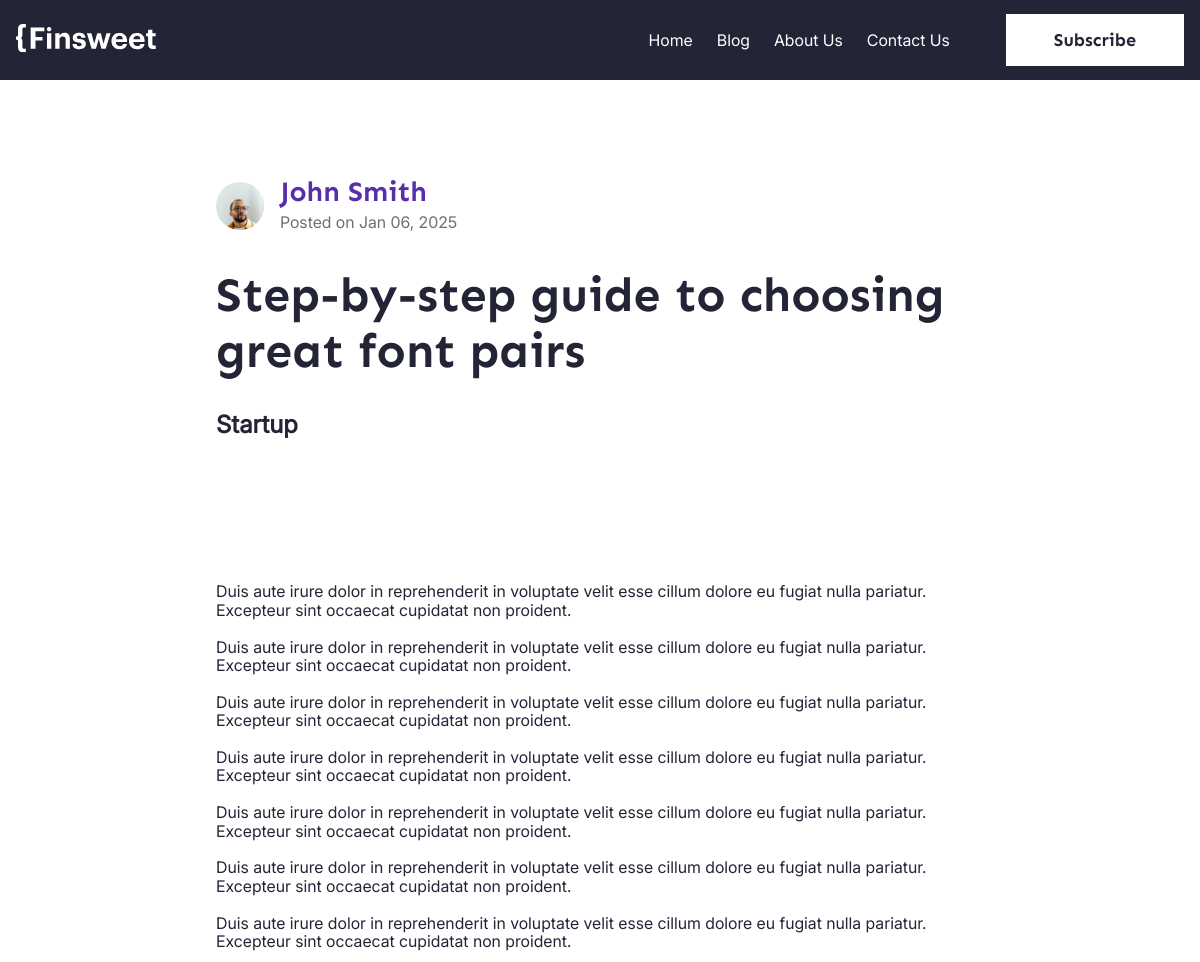
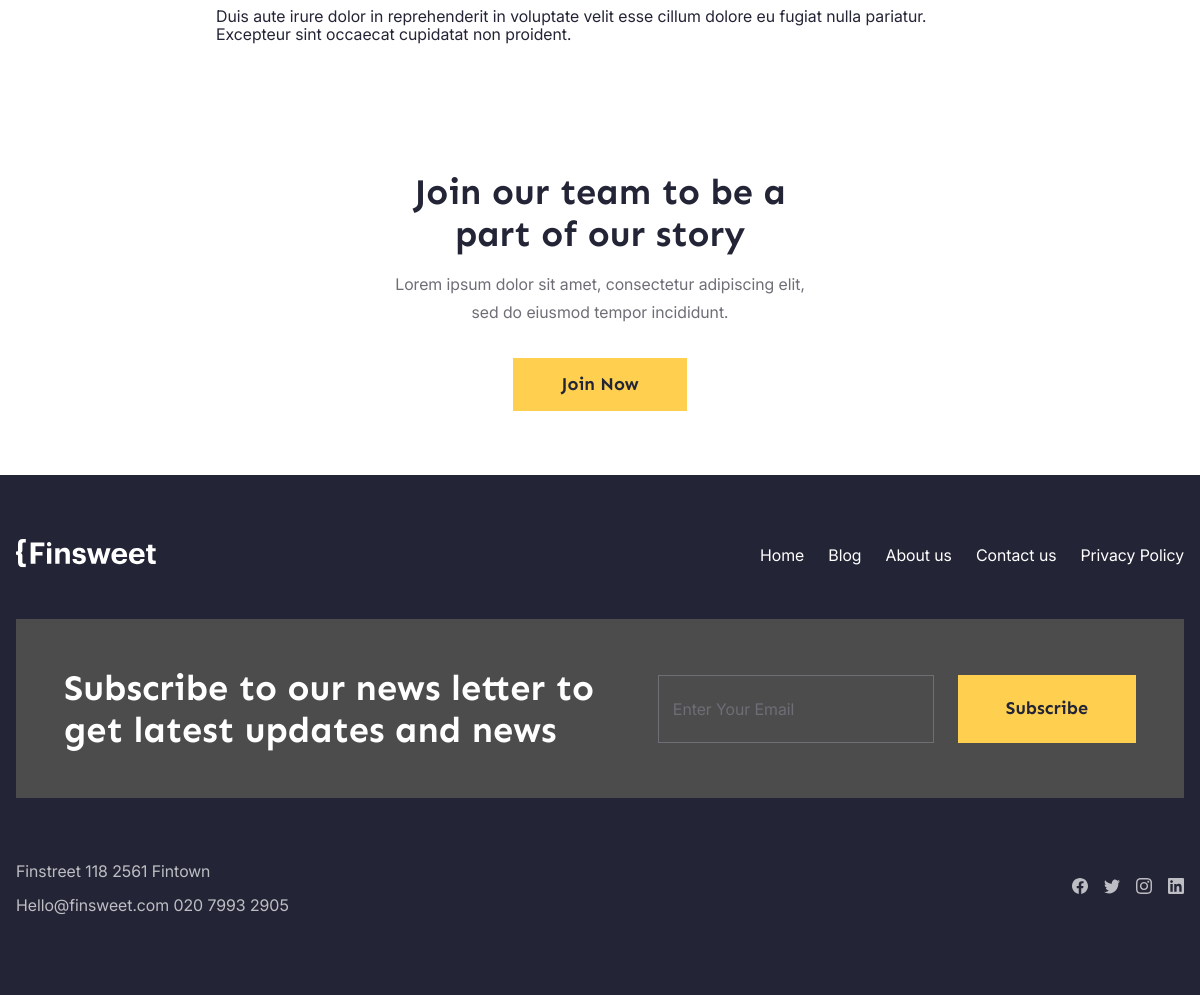
/blog/first-post/, run on the app's committed database (2 pictures, top to bottom).
### finsweet/models.py (models this page shows, shortened)
class Author(models.Model):
    name = models.CharField(max_length=255, db_index=True)
    image = models.ImageField(upload_to="authors", blank=True, null=True)
    position = models.CharField(
        max_length=100, db_index=True, blank=True, null=True)
    fb = models.URLField(
        max_length=255,
        unique=True,
        db_index=True,
        blank=True,
        null=True
    )
    x = models.URLField(
        max_length=255,
        unique=True,
        db_index=True,
        blank=True,
        null=True
    )
    ig = models.URLField(
        max_length=255,
        unique=True,
        db_index=True,
        blank=True,
        null=True
    )
    ln = models.URLField(
        max_length=255,
        unique=True,
        db_index=True,
        blank=True,
        null=True
    )

class Post(models.Model):
    title = models.CharField(max_length=255, db_index=True)
    content = models.TextField(db_index=True)
    image = models.ImageField(upload_to="posts", blank=True, null=True)
    author = models.ForeignKey("Author", on_delete=models.CASCADE)
    category = models.ForeignKey("Category", on_delete=models.CASCADE)
    created_date = models.DateTimeField(auto_now_add=True)
    updated_date = models.DateTimeField(auto_now=True)
    slug = models.SlugField(max_length=255, db_index=True, unique=True)
    class Meta:
        verbose_name = "Post"
        verbose_name_plural = "Posts"

class Category(models.Model):
    name = models.CharField(max_length=255, db_index=True)
    slug = models.SlugField(max_length=255, unique=True, db_index=True)
    image = models.ImageField(
        upload_to="categories",
        blank=True,
        null=True
    )
    class Meta:
        verbose_name = "Category"
        verbose_name_plural = "Categories"

### finsweet/views.py (the view)
# urls.py: path("blog/<slug:post_slug>/", blog_single, name="single"),
def blog_single(request, post_slug):
    post = get_object_or_404(Post, slug=post_slug)
    data = {
        "title": post.title,
        "content": post.content,
        "created_date": post.created_date,
        "image": post.image,
        "author": post.author,
        "category": post.category.name,
    }
    return render(request, "single.html", data)

### finsweet/templates/single.html (shortened to what this page needs)
{% extends "base.html" %}
{% block single %}
  <header class="single__header">
    <div class="single__wrapper">
      <div class="single__author">
        <div class="sa__cover">
          <img src="{{author.image.url}}" alt="{{author.name}}">
        </div>
        <div class="sa__content">
          <h3>
            <a href="#">{{author.name}}</a>
          </h3>
          <p class="text">Posted on {{created_date|date:"M d, Y"}}</p>
        </div>
      </div>
      <div class="single__title">
        <h1>{{title}}</h1>
      </div>
      <div class="single__category">
        <a href="#">{{category}}</a>
      </div>
    </div>
  </header>
  <main>
    <div class="container offset single__page">
      <article style="margin-top: 48px">
        {{content|linebreaksbr}}
      </article>
    </div>
    <div class="join">
      <h2>
        Join our team to be a part of our story
      </h2>
      <p class="text">
        Lorem ipsum dolor sit amet, consectetur adipiscing elit, sed do eiusmod tempor incididunt.
      </p>
      <button class="btn">Join Now</button>
    </div>
  </main>
{% endblock %}

### finsweet/static/css/style.css (style rules this page uses)
html { line-height: 1.15; -webkit-text-size-adjust: 100%; }
* { box-sizing: border-box; }
body { margin: 0; }
main { display: block; }
h1 { font-size: 2em; margin: 0.67em 0; }
a { background-color: transparent; }
img { border-style: none; }
button, input, optgroup, select, textarea { font-family: inherit; font-size: 100%; line-height: 1.15; margin: 0; }
button, input { overflow: visible; }
button, select { text-transform: none; }
button, [type="button"], [type="reset"], [type="submit"] { -webkit-appearance: button; }
:root { --black: #232536; --yellow: #FFD050; --purple: #592EA9; --darkGray: #4C4C4C; --mediumGray: #6D6E76; --lightGray: #F4F4F4; --lavender: #F4F0F8; --lightYellow: #FBF6EA; --white: #FFFFFF; }
body { font-family: "inter-regular", serif; color: var(--black); }
h1, h2, h3, h4, h5, h6 { font-family: "sen-bold", serif; }
.text { font-size: 16px; margin-bottom: 32px; color: var(--mediumGray); line-height: 28px; }
.container { max-width: 1280px; min-width: 280px; padding: 0px 16px; margin: 0 auto; }

### data on the page
Author: image (picture), name "John Smith"
Post: created_date "Jan 06, 2025", title "Step-by-step guide to choosing great font pairs", content "Duis aute irure dolor in reprehenderit in voluptate velit esse cillum dolore eu fugiat nulla pariatur. Excepteur sint occaecat cupidatat non proident. Duis aute irure dolor in reprehenderit in voluptate velit esse cillum dolore eu fugiat nulla pariatur. Excepteur sint occaecat cupidatat non proident. Duis aute irure dolor in reprehenderit in voluptate velit esse cillum dolore eu fugiat nulla pariatur. Excepteur sint occaecat cupidatat non proident. Duis aute irure dolor in reprehenderit in voluptate velit esse cillum dolore eu fugiat nulla pariatur. Excepteur sint occaecat cupidatat non proident. Duis aute irure dolor in reprehenderit in voluptate velit esse cillum dolore eu fugiat nulla…"
Category: name "Startup"
